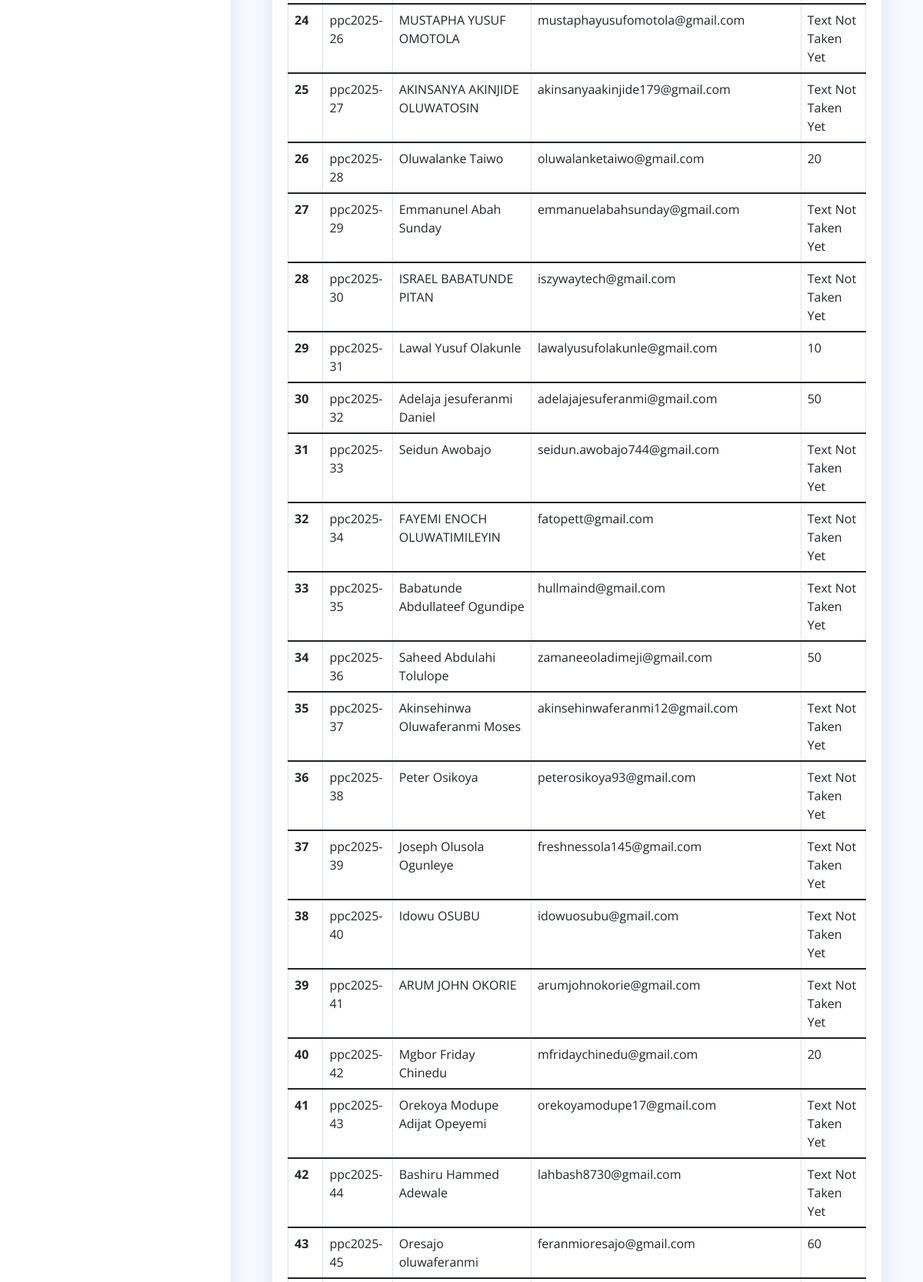
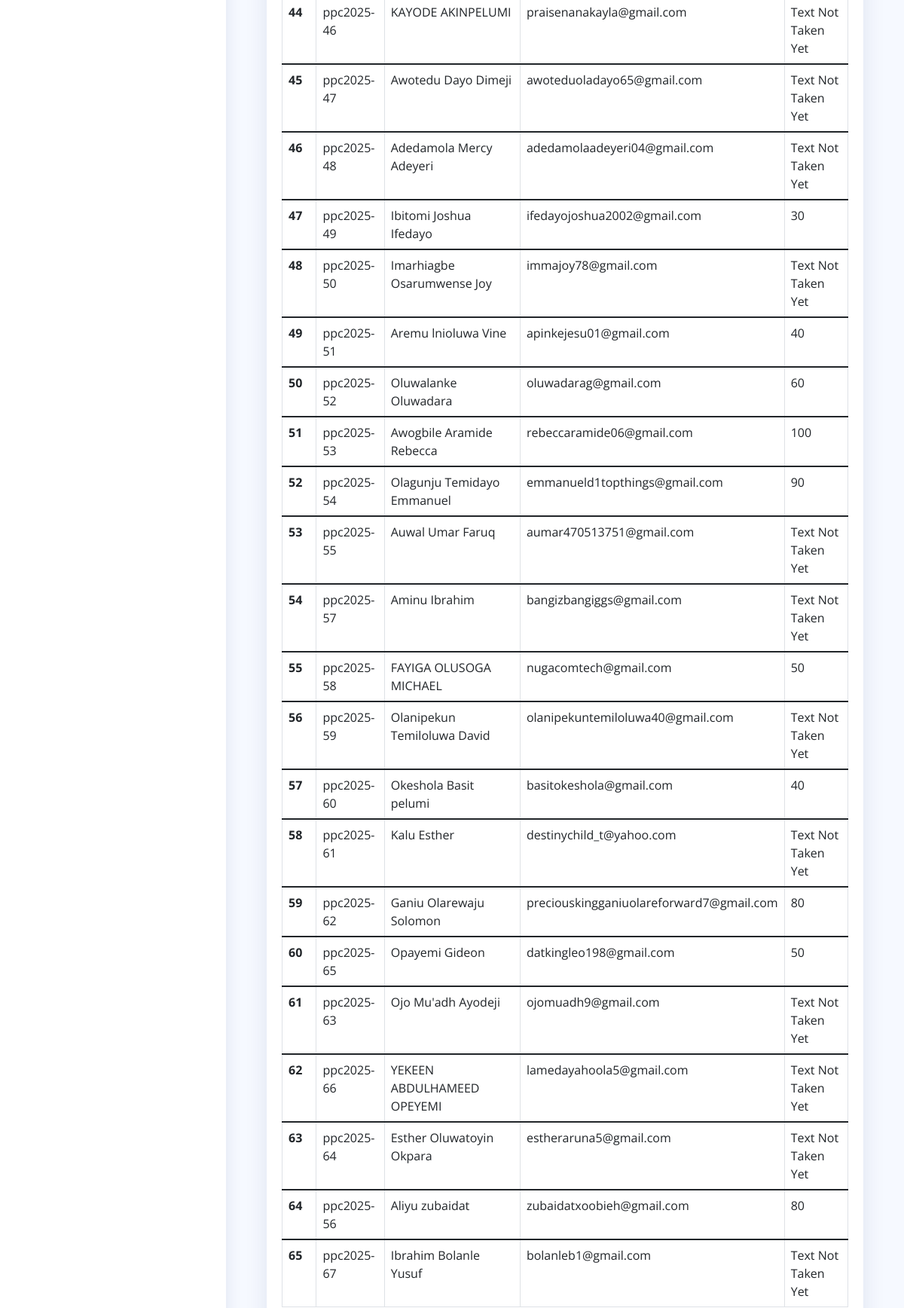
/all_student (signed in, middle part), run on an earlier commit of the app's database (2 pictures, top to bottom).
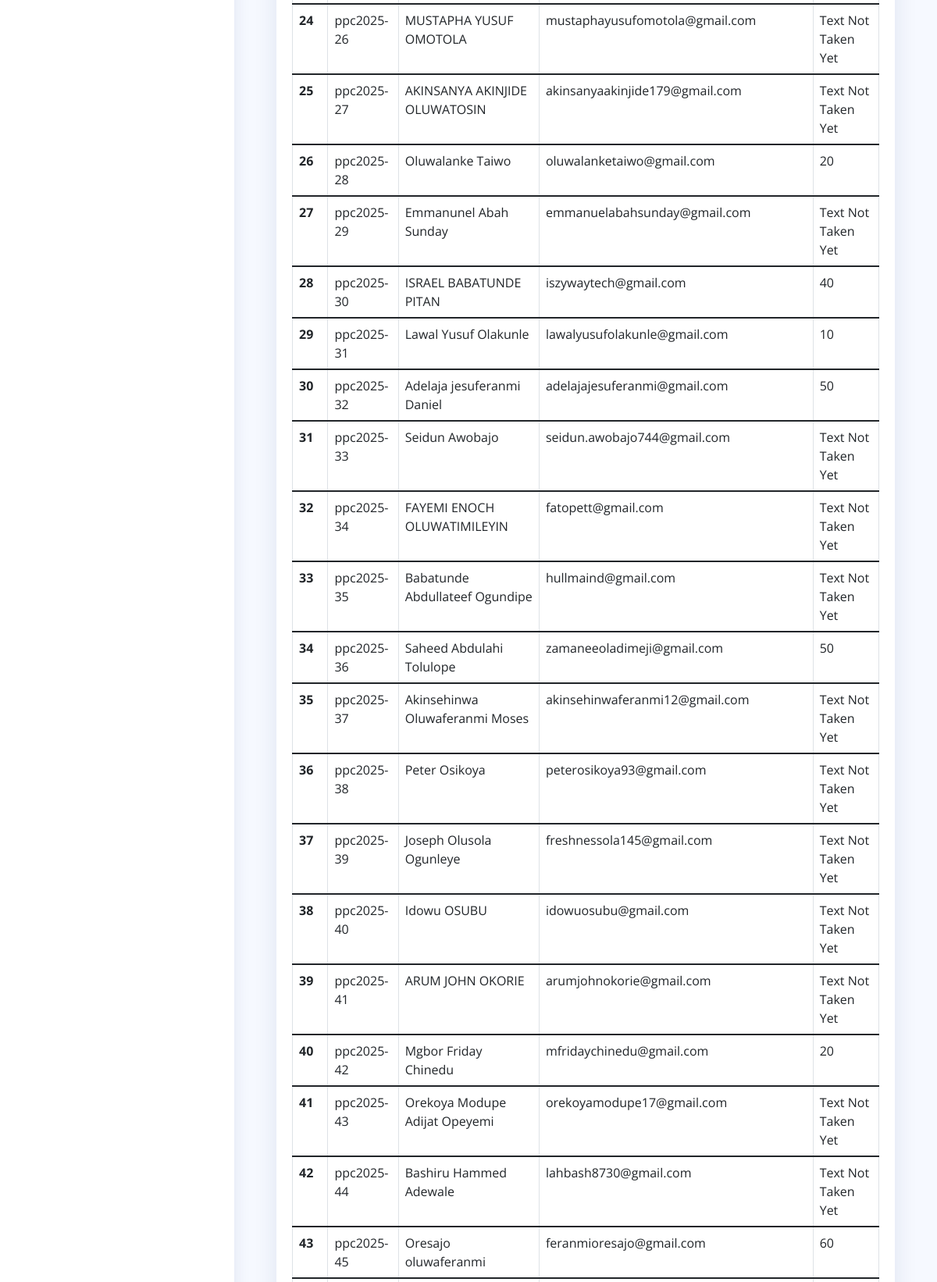
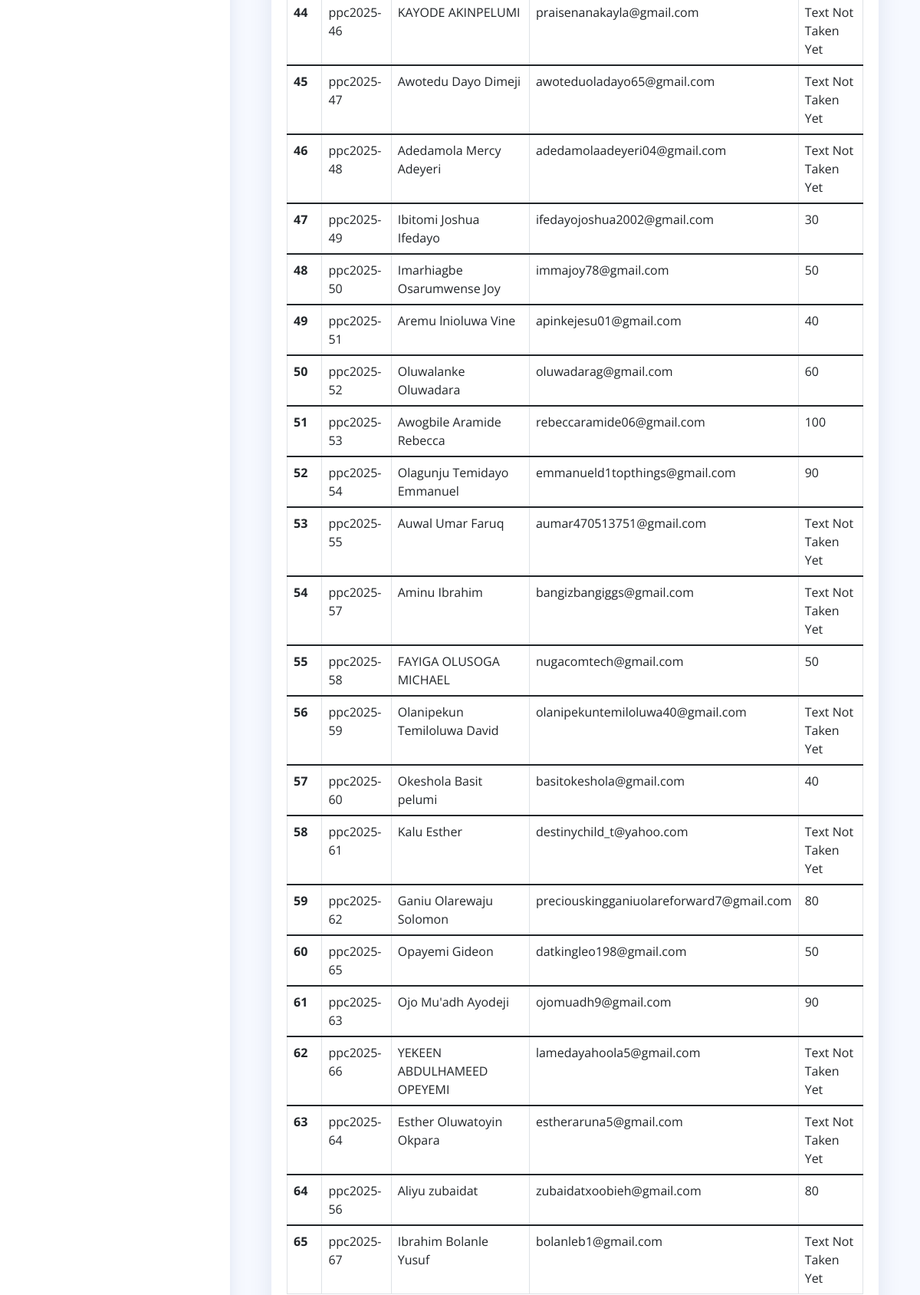
And on a later commit of the database (2 pictures, top to bottom).
### cbt_test/models.py (models this page shows, shortened)
class Student(db.Model):
    id = db.Column(db.Integer, primary_key=True)
    studentID = db.Column(db.String(25), unique=True, nullable=False)
    fullname = db.Column(db.String(60), nullable=False)
    email = db.Column(db.String(120), unique=True, nullable=False)
    score = db.Column(db.Integer, nullable=True)
    status = db.Column(db.String(25), nullable=False, default='Text Not Taken Yet')

### cbt_test/routes.py (the view, shortened to what this page needs)
@main.route("/all_student", methods=['GET', 'POST'])
@login_required
def allStudent():
    students=Student.query.all()
    form = downloadAllStudent()
    return render_template("all_student.html",  form=form, students=students)

### cbt_test/models.py (called while the page is built)
@loginManager.user_loader
def loadUser(userID):
    return Admin.query.get(int(userID))

### cbt_test/templates/all_student.html (shortened to what this page needs)
{% extends "layout.html" %}
    {% block content %}
    <main id="main" class="main">
        <div class="container">
            <section class="section register min-vh-200 d-flex flex-column  py-1">
                <div class="container">
                    <div class="row ">
                        <div class="col-lg-12">
                                <form method="POST" action="">
                                    <div class="card">
                                        <div class="card-body">
                                            <table class="table table-bordered">
                                                {% for student in students %}
                                                    <tbody>
                                                        <tr>
                                                            <th scope="row">{{ loop.index }}</th>
                                                            <td>{{ student.studentID }}</td>
                                                            <td>{{ student.fullname }}</td>
                                                            <td>{{ student.email }}</td>
                                                            {% if student.score == None %}
                                                                <td>{{ student.status }}</td>
                                                            {% else %}
                                                                <td>{{ student.score }}</td>
                                                            {% endif %}
                                                        </tr>
                                                    </tbody>
                                                {% endfor %}
                                            </table>
                                        </div>
                                    </div>
                                </form>
                            </div>
                        </div>
                    </div>
                </div>
      </main>
    {% endblock %}

### cbt_test/templates/layout.html (shortened to what this page needs)
<!DOCTYPE html>
<html lang="en">
<head>
  <link href="../static/vendor/bootstrap/css/bootstrap.min.css" rel="stylesheet">
  <link href="../static/vendor/bootstrap-icons/bootstrap-icons.css" rel="stylesheet">
  <link href="../static/vendor/boxicons/css/boxicons.min.css" rel="stylesheet">
  <link href="../static/vendor/quill/quill.snow.css" rel="stylesheet">
  <link href="../static/vendor/quill/quill.bubble.css" rel="stylesheet">
  <link href="../static/vendor/remixicon/remixicon.css" rel="stylesheet">
  <link href="../static/vendor/simple-datatables/style.css" rel="stylesheet">
  <link href="{{ url_for('static', filename='style.css') }}" rel="stylesheet">
</head>
<body>
  <aside id="sidebar" class="sidebar">
  </aside>
  {% block content %}
  {% endblock %}
</body>
</html>

### cbt_test/static/style.css (style rules this page uses)
:root { scroll-behavior: smooth; }
body { font-family: "Open Sans", sans-serif; background: #f6f9ff; color: #444444; }
#main { margin-top: 60px; padding: 20px 30px; transition: all 0.3s; }
.card { margin-bottom: 30px; border: none; border-radius: 5px; box-shadow: 0px 0 30px rgba(1, 41, 112, 0.1); }
.card-body { padding: 0 20px 20px 20px; }
.sidebar { position: fixed; top: 60px; left: 0; bottom: 0; width: 300px; z-index: 996; transition: all 0.3s; padding: 20px; overflow-y: auto; scrollbar-width: thin; scrollbar-color: #aab7cf transparent; box-shadow: 0px 0px 20px rgba(1, 41, 112, 0.1); background-color: #fff; }
@media (min-width: 1200px) { #main, #footer { margin-left: 300px; } }

What changed in the data, as far as the page shows it:
changed Student "ppc2025-30": score (not shown) → "40"; status "Text Not Taken Yet" → (not shown)
changed Student "ppc2025-50": score (not shown) → "50"; status "Text Not Taken Yet" → (not shown)
changed Student "ppc2025-63": score (not shown) → "90"; status "Text Not Taken Yet" → (not shown)
